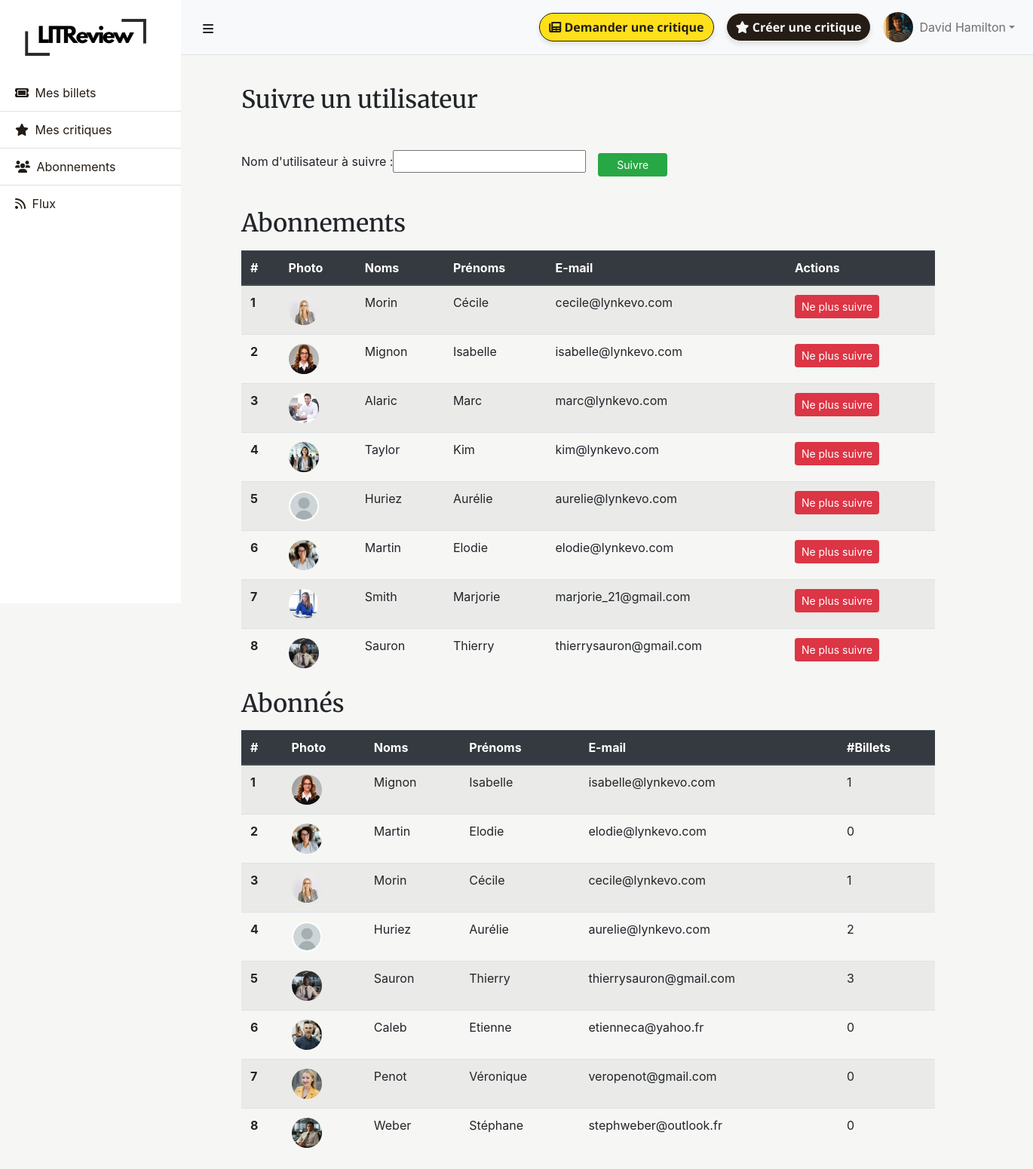
The app's page /following/ (signed in) with its own data.
### reviews/models.py (models this page shows, shortened)
class CustomUser(AbstractBaseUser, PermissionsMixin):
    email = models.EmailField(unique=True)
    first_name = models.CharField(max_length=30, blank=True)
    last_name = models.CharField(max_length=30, blank=True)
    is_active = models.BooleanField(default=True)
    is_staff = models.BooleanField(default=False)
    date_joined = models.DateTimeField(auto_now_add=True)
    profile_picture = models.ImageField(upload_to='profile_pictures/', null=True, blank=True)
    objects = CustomUserManager()
    USERNAME_FIELD = 'email'
    REQUIRED_FIELDS = []

class UserFollows(models.Model):
    user = models.ForeignKey(settings.AUTH_USER_MODEL, on_delete=models.CASCADE, related_name='following')
    followed_user = models.ForeignKey(settings.AUTH_USER_MODEL, on_delete=models.CASCADE, related_name='followed_by')
    class Meta:
        unique_together = ('user', 'followed_user')

### reviews/views.py (the view, shortened to what this page needs)
# urls.py: path('following/', list_following, name='list_following' ),
@login_required
def list_following(request):
    following = UserFollows.objects.filter(user=request.user).prefetch_related('followed_user').annotate(
        ticket_number=Count('followed_user__ticket')
    )
    followers = UserFollows.objects.filter(followed_user=request.user).prefetch_related('user').annotate(
        ticket_number=Count('user__ticket')
    )
    form = FollowUserForm()
    return render (request, 'reviews/list_following.html', {
        'following': following,
        'followers': followers,
        'form': form
    })

### reviews/forms.py (shortened to what this page needs)
class FollowUserForm(forms.Form):
    username = forms.CharField(max_length=150, label="Nom d'utilisateur à suivre")

### reviews/templates/reviews/list_following.html (shortened to what this page needs)
{% extends 'reviews/base.html' %}
{% block content %}
<div class="container follow-user-form">
    <div class="row my-4">
        <div class="col mb-2 offset-md-2">
            <h2 class="my-3">Suivre un utilisateur</h2>
        </div>
        <div class="container mt-4">
            <div class="row">
                <div class="col-md-8 offset-md-2">
                    <form method="post" class="form-inline">
                        <div class="form-group mb-2 mr-2">
                            {{ form.username.label_tag }}
                            {{ form.username }}
                        </div>
                        <button
                                type="submit"
                                class="btn btn-success btn-sm px-4 ml-2 follow-button"
                                aria-label="Suivre">
                            Suivre
                        </button>
                    </form>
                </div>
            </div>
        </div>
    </div>
</div>
<div class="container">
    <div class="row">
        <h2 class="col-12 mb-3 offset-md-2">Abonnements</h2>
        <div class="col offset-md-2">
            {% include 'reviews/partials/following_list.html' with users=following %}
        </div>
    </div>
</div>
<div class="container following-users">
    <div class="row">
        <h2 class="col-12 mb-3 offset-md-2">Abonnés</h2>
        <div class="col offset-md-2">
            {% include 'reviews/partials/followers_list.html' with users=followers %}
        </div>
    </div>
</div>
{% endblock %}

### reviews/templates/reviews/user-admin.html (shortened to what this page needs)
{% load static %}
<div id="wrapper" class="d-flex">
    <div id="sidebar-wrapper">
        <div class="sidebar-heading">
            <img
                    src="{% static 'reviews/images/logo.png'%}"
                    alt="Logo officiel LITReview"
                    class="logo"
                    aria-describedby="logoDesc">
        </div>
        <ul class="list-group list-group-flush">
            <li class="list-group-item"><a href="{% url 'list_tickets' %}" aria-label="Billets de l'utilisateur">
                <i class="fa-solid fa-ticket mr-1"></i>
                Mes billets</a></li>
            <li class="list-group-item"><a href="{% url 'list_reviews' %}" aria-label="Critiques de l'utilisateur">
                <i class="fa-sharp fa-solid fa-star mr-1"></i>
                Mes critiques</a></li>
            <li class="list-group-item">
                <a href="{% url 'list_following' %}" aria-label="Utilisateurs suivis et abonnés">
                    <i class="fa-solid fa-users mr-1"></i>
                    Abonnements</a></li>
            <li class="list-group-item"><a href="{% url 'feed' %}">
                <i class="fa-solid fa-rss mr-1"></i>
                Flux</a></li>
        </ul>
    </div>
    <div id="page-content-wrapper">
        <nav class="navbar navbar-expand-lg navbar-light bg-light border-bottom sticky-top">
            <button class="btn mt-1" id="menu-toggle" aria-label="Toggle Menu"><i class="fa-solid fa-bars"></i></button>
            <div class="collapse navbar-collapse" id="navbarSupportedContent">
                <ul class="navbar-nav ml-auto mt-2 mt-lg-0 d-flex align-items-center">
                    <li class="nav-item active">
                        <a class="btn btn-primary mx-2 add-ticket-btn" href="{% url 'add_ticket' %}">
                            <i class="fa-solid fa-newspaper"></i>
                            Demander une critique <span class="sr-only">(current)</span></a>
                    </li>
                    <li class="nav-item">
                        <a class="btn btn-success mx-2 add-review-btn" href="{% url 'add_ticket_review' %}">
                            <i class="fa-solid fa-star"></i>
                            Créer une critique</a>
                    </li>
                    <li class="nav-item dropdown">
                        <a
                                class="nav-link dropdown-toggle d-flex align-items-center"
                                href="#"
                                id="navbarDropdown" role="button" data-toggle="dropdown">
                            {% if user.profile_picture %}
                            <div class="profile-picture-container">
                                <img
                                        src="{{ user.profile_picture.url }}"
                                        alt="Profile Picture"
                                        class="profile-picture mr-2 rounded-circle">
                            </div>
                            {% else %}
                            <img
                                    src="/media/profile_pictures/default-image.jpg"
                                    alt="default profile picture"
                                    class="no-profile-picture mr1">
                            {% endif %}
                            <div class="profile-greetings">
                                <span style="color: #6f7070;">
                                    {{ user.first_name|default:user.email }}
                                    {{ user.last_name }}
                                </span>
                            </div>
                        </a>
                    </li>
                </ul>
            </div>
        </nav>
    </div>
</div>

### reviews/templates/reviews/partials/following_list.html (shortened to what this page needs)
<table class="table table-striped table-hover">
    <thead class="thead-dark">
        <tr>
            <th scope="col">#</th>
            <th scope="col">Photo</th>
            <th scope="col">Noms</th>
            <th scope="col">Prénoms</th>
            <th scope="col">E-mail</th>
            <th scope="col">Actions</th>
        </tr>
    </thead>
    <tbody>
        {% for follow in users %}
            <tr>
                <th scope="row">{{ forloop.counter }}</th>
                <td>
                    {% if follow.followed_user.profile_picture %}
                        <img
                                src="{{ follow.followed_user.profile_picture.url }}"
                                alt="{{ follow.followed_user.first_name }}"
                                class="profile-picture">
                    {% else %}
                        <img
                            src="/media/profile_pictures/default-image.jpg"
                            alt="default"
                            class="no-profile-picture">
                    {% endif %}
                </td>
                <td>{{ follow.followed_user.last_name }}</td>
                <td>{{ follow.followed_user.first_name }}</td>
                <td>{{ follow.followed_user.email }}</td>
                <td>
                    <form
                        method="post"
                        action="{% url 'unfollow_user' follow.followed_user.id %}"
                        class="following-form d-inline">
                    <button
                        type="submit"
                        class="btn btn-danger btn-sm"
                        aria-label="Ne plus suivre">
                        Ne plus suivre
                    </button>
                </form>
                </td>
            </tr>
        {% empty %}
            <tr><td colspan="6">Pas d'abonnements.</td></tr>
        {% endfor %}
    </tbody>
</table>

### reviews/templates/reviews/partials/followers_list.html
<table class="table table-striped table-hover">
    <thead class="thead-dark">
        <tr>
            <th scope="col">#</th>
            <th scope="col">Photo</th>
            <th scope="col">Noms</th>
            <th scope="col">Prénoms</th>
            <th scope="col">E-mail</th>
            <th scope="col">#Billets</th>
        </tr>
    </thead>
    <tbody>
        {% for user in users %}
            <tr>
                <th scope="row">{{ forloop.counter }}</th>
                <td>
                    {% if user.user.profile_picture %}
                        <img
                                src="{{ user.user.profile_picture.url }}"
                                alt="{{ user.user.first_name }}"
                                class="profile-picture">
                    {% else %}
                        <img
                            src="/media/profile_pictures/default-image.jpg"
                            alt="default"
                            class="no-profile-picture">
                    {% endif %}
                </td>
                <td>{{ user.user.last_name }}</td>
                <td>{{ user.user.first_name }}</td>
                <td>{{ user.user.email }}</td>
                <td>{{ user.ticket_number }}</td>
            </tr>
        {% empty %}
            <tr><td colspan="6">Pas d'abonné(e) pour l'instant.</td></tr>
        {% endfor %}
    </tbody>
</table>

### reviews/static/reviews/css/style.css (style rules this page uses)
:root { --litreview-yellow: #FFE01B; --litreview-black: #241C15; --litreview-white: #f6f6f4; --litreview-light-gray: #f6f6f4; --litreview-gray: #f6f6f4; --litreview-dark-gray: #A8A8A8; --base-font-size: 0.875rem; --copy-size: var(--base-font-size); --copy-large: calc(var(--base-font-size) * 1.618); --cta-message-font-size: calc(var(--base-font-size) * 1.618); --cta-subtitle-font-size: calc(var(--cta-message-font-size) * 1.618); --cta-title-font-size: calc(var(--cta-subtitle-font-size) * 1.618); --copy-font-family: 'Open Sans', sans-serif; --title-font-family: 'Merriweather', serif; --copy-small: calc(var(--base-font-size) * 0.818); --primary-color: #2c3e50; --secondary-color: #34495e; --accent-color: #1abc9c; --light-color: #ecf0f1; --dark-color: #2c3e50; }
html, body { background: whitesmoke; font-family: var(--copy-font-family); box-sizing: border-box; position: relative; min-height: 100%; }
h1, h2, h3, h4 { font-family: var(--title-font-family); }
h2 { font-size: var(--cta-subtitle-font-size); }
body { font-family: 'Arial', sans-serif; }
#wrapper { display: flex; width: 100%; }
#sidebar-wrapper { min-height: 100vh; margin-left: 0; transition: margin 0.25s ease-out; z-index: 1040; position: fixed; top: 0; left: 0; overflow-y: auto; background: white; }
#sidebar-wrapper .sidebar-heading { padding: 1rem 1.5rem; font-size: 1.2rem; }
#sidebar-wrapper .list-group { width: 15rem; }
#page-content-wrapper { flex-grow: 1; display: flex; flex-direction: column; }
.sticky-top { position: -webkit-sticky; position: sticky; top: 0; z-index: 1020; }
#menu-toggle { cursor: pointer; margin-left: 15rem; }
.list-group-item a { color: var(--litreview-black); }
.add-ticket-btn.btn-primary { background: var(--litreview-yellow); font-family: var(--copy-font-family); border: solid 1px; border-radius: calc(var(--base-font-size) * 1.618); color: var(--litreview-black); font-weight: bold; text-align: center; cursor: pointer; transition: transform 0.3s ease box-shadow 0.3s ease; transform: translate(0,0); box-shadow: 0 4px 6px rgba(0,0,0,0.1); }
.add-review-btn.btn-success { background: var(--litreview-black); font-family: var(--copy-font-family); border: solid 1px !important; border-radius: calc(var(--base-font-size) * 1.618); color: var(--litreview-white); font-weight: bold; text-align: center; cursor: pointer; transition: transform 0.3s ease box-shadow 0.3s ease; transform: translate(0,0); box-shadow: 0 4px 6px rgba(0,0,0,0.1); }
.logo { height: auto; width: calc(100px * 1.618); margin: calc(var(--base-font-size) * 0.618); }
.profile-picture, .no-profile-picture { width: 40px; height: 40px; border-radius : 50%; object-fit: cover; overflow: hidden; display: flex; justify-content: center; align-items: center; }
.profile-greetings, .logout_button, .logout_container { display: flex; justify-content: space-between; align-items: center; gap: .5rem; }
.form-group { margin-bottom: 10px; }

### records on screen
CustomUser: profile_picture (picture), first_name "David", last_name "Hamilton"
UserFollows: followed_user.profile_picture (picture), followed_user.last_name "Morin", followed_user.first_name "Cécile", followed_user.email "cecile@lynkevo.com"
UserFollows: followed_user.profile_picture (picture), followed_user.last_name "Mignon", followed_user.first_name "Isabelle", followed_user.email "isabelle@lynkevo.com"
UserFollows: followed_user.profile_picture (picture), followed_user.last_name "Alaric", followed_user.first_name "Marc", followed_user.email "marc@lynkevo.com"
UserFollows: followed_user.profile_picture (picture), followed_user.last_name "Taylor", followed_user.first_name "Kim", followed_user.email "kim@lynkevo.com"
UserFollows: followed_user.last_name "Huriez", followed_user.first_name "Aurélie", followed_user.email "aurelie@lynkevo.com"
UserFollows: followed_user.profile_picture (picture), followed_user.last_name "Martin", followed_user.first_name "Elodie", followed_user.email "elodie@lynkevo.com"
UserFollows: followed_user.profile_picture (picture), followed_user.last_name "Smith", followed_user.first_name "Marjorie", followed_user.email "marjorie_21@gmail.com"
UserFollows: followed_user.profile_picture (picture), followed_user.last_name "Sauron", followed_user.first_name "Thierry", followed_user.email "thierrysauron@gmail.com"
UserFollows: user.profile_picture (picture), user.last_name "Mignon", user.first_name "Isabelle", user.email "isabelle@lynkevo.com", ticket_number "1"
UserFollows: user.profile_picture (picture), user.last_name "Martin", user.first_name "Elodie", user.email "elodie@lynkevo.com", ticket_number "0"
UserFollows: user.profile_picture (picture), user.last_name "Morin", user.first_name "Cécile", user.email "cecile@lynkevo.com", ticket_number "1"
UserFollows: user.last_name "Huriez", user.first_name "Aurélie", user.email "aurelie@lynkevo.com", ticket_number "2"
UserFollows: user.profile_picture (picture), user.last_name "Sauron", user.first_name "Thierry", user.email "thierrysauron@gmail.com", ticket_number "3"
UserFollows: user.profile_picture (picture), user.last_name "Caleb", user.first_name "Etienne", user.email "etienneca@yahoo.fr", ticket_number "0"
UserFollows: user.profile_picture (picture), user.last_name "Penot", user.first_name "Véronique", user.email "veropenot@gmail.com", ticket_number "0"
UserFollows: user.profile_picture (picture), user.last_name "Weber", user.first_name "Stéphane", user.email "stephweber@outlook.fr", ticket_number "0"
